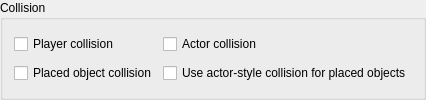
                <widget class="QGroupBox" name="collisionGroupBox">
                 <property name="title">
                  <string>Collision</string>
                 </property>
                 <layout class="QGridLayout" name="collisionGridLayout">
                  <item row="0" column="0">
                   <widget class="QCheckBox" name="enablePlayerCollisionCheckBox">
                    <property name="text">
                     <string>Player collision</string>
                    </property>
                   </widget>
                  </item>
                  <item row="0" column="1">
                   <widget class="QCheckBox" name="enableActorCollisionCheckBox">
                    <property name="text">
                     <string>Actor collision</string>
                    </property>
                   </widget>
                  </item>
                  <item row="1" column="0">
                   <widget class="QCheckBox" name="enablePlacedObjectCollisionCheckBox">
                    <property name="text">
                     <string>Placed object collision</string>
                    </property>
                   </widget>
                  </item>
                  <item row="1" column="1">
                   <widget class="QCheckBox" name="useActorCollisionForPlacedObjectsCheckBox">
                    <property name="text">
                     <string>Use actor-style collision for placed objects</string>
                    </property>
                   </widget>
                  </item>
                 </layout>
                </widget>
